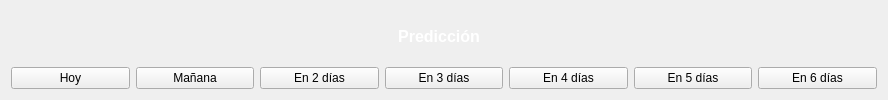
         <widget class="QWidget" name="widget" native="true">
          <property name="maximumSize">
           <size>
            <width>16777215</width>
            <height>100</height>
           </size>
          </property>
          <layout class="QGridLayout" name="gridLayout_3">
           <item row="0" column="0">
            <widget class="QWidget" name="widget_5" native="true">
             <layout class="QHBoxLayout" name="horizontalLayout_5">
              <item>
               <layout class="QHBoxLayout" name="horizontalLayout_4">
                <item>
                 <spacer name="horizontalSpacer_3">
                  <property name="orientation">
                   <enum>Qt::Horizontal</enum>
                  </property>
                  <property name="sizeHint" stdset="0">
                   <size>
                    <width>378</width>
                    <height>20</height>
                   </size>
                  </property>
                 </spacer>
                </item>
                <item>
                 <widget class="QLabel" name="labelLasso">
                  <property name="font">
                   <font>
                    <pointsize>12</pointsize>
                    <weight>75</weight>
                    <bold>true</bold>
                   </font>
                  </property>
                  <property name="autoFillBackground">
                   <bool>false</bool>
                  </property>
                  <property name="styleSheet">
                   <string notr="true">color: rgb(255, 255, 255);</string>
                  </property>
                  <property name="text">
                   <string>Predicción</string>
                  </property>
                  <property name="alignment">
                   <set>Qt::AlignCenter</set>
                  </property>
                 </widget>
                </item>
                <item>
                 <spacer name="horizontalSpacer_4">
                  <property name="orientation">
                   <enum>Qt::Horizontal</enum>
                  </property>
                  <property name="sizeHint" stdset="0">
                   <size>
                    <width>388</width>
                    <height>20</height>
                   </size>
                  </property>
                 </spacer>
                </item>
               </layout>
              </item>
             </layout>
            </widget>
           </item>
           <item row="1" column="0">
            <layout class="QHBoxLayout" name="divDiasLasso">
             <item>
              <widget class="QPushButton" name="btnHoy2">
               <property name="text">
                <string>Hoy</string>
               </property>
               <property name="checkable">
                <bool>true</bool>
               </property>
               <property name="autoExclusive">
                <bool>true</bool>
               </property>
              </widget>
             </item>
             <item>
              <widget class="QPushButton" name="btnManiana2">
               <property name="text">
                <string>Mañana</string>
               </property>
               <property name="checkable">
                <bool>true</bool>
               </property>
               <property name="autoExclusive">
                <bool>true</bool>
               </property>
              </widget>
             </item>
             <item>
              <widget class="QPushButton" name="btn2dias2">
               <property name="text">
                <string>En 2 días</string>
               </property>
               <property name="checkable">
                <bool>true</bool>
               </property>
               <property name="autoExclusive">
                <bool>true</bool>
               </property>
              </widget>
             </item>
             <item>
              <widget class="QPushButton" name="btn3dias2">
               <property name="text">
                <string>En 3 días</string>
               </property>
               <property name="checkable">
                <bool>true</bool>
               </property>
               <property name="autoExclusive">
                <bool>true</bool>
               </property>
              </widget>
             </item>
             <item>
              <widget class="QPushButton" name="btn4dias2">
               <property name="text">
                <string>En 4 días</string>
               </property>
               <property name="checkable">
                <bool>true</bool>
               </property>
               <property name="autoExclusive">
                <bool>true</bool>
               </property>
              </widget>
             </item>
             <item>
              <widget class="QPushButton" name="btn5dias2">
               <property name="text">
                <string>En 5 días</string>
               </property>
               <property name="checkable">
                <bool>true</bool>
               </property>
               <property name="autoExclusive">
                <bool>true</bool>
               </property>
              </widget>
             </item>
             <item>
              <widget class="QPushButton" name="btn6dias2">
               <property name="text">
                <string>En 6 días</string>
               </property>
               <property name="checkable">
                <bool>true</bool>
               </property>
               <property name="autoExclusive">
                <bool>true</bool>
               </property>
              </widget>
             </item>
            </layout>
           </item>
          </layout>
         </widget>
